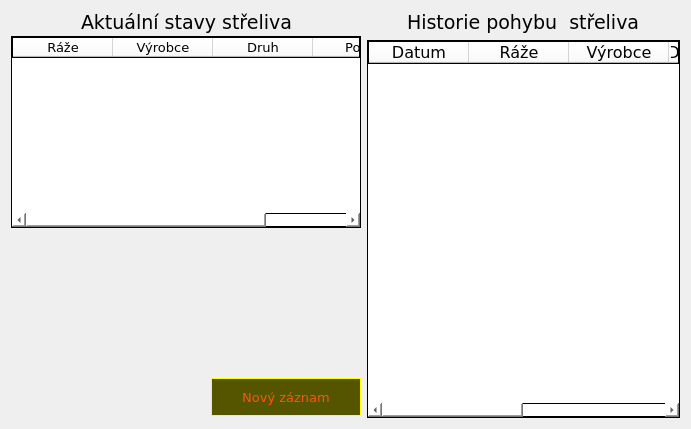
        <widget class="QWidget" name="tab_pistol">
         <property name="sizePolicy">
          <sizepolicy hsizetype="Fixed" vsizetype="Fixed">
           <horstretch>0</horstretch>
           <verstretch>0</verstretch>
          </sizepolicy>
         </property>
         <attribute name="title">
          <string>Pistolové</string>
         </attribute>
         <layout class="QFormLayout" name="formLayout">
          <item row="0" column="0">
           <layout class="QVBoxLayout" name="verticalLayout_13" stretch="0,0">
            <property name="spacing">
             <number>0</number>
            </property>
            <property name="sizeConstraint">
             <enum>QLayout::SetFixedSize</enum>
            </property>
            <property name="rightMargin">
             <number>0</number>
            </property>
            <property name="bottomMargin">
             <number>2</number>
            </property>
            <item>
             <layout class="QVBoxLayout" name="verticalLayout_9">
              <property name="spacing">
               <number>2</number>
              </property>
              <item>
               <layout class="QHBoxLayout" name="horizontalLayout_25">
                <item>
                 <spacer name="horizontalSpacer_28">
                  <property name="orientation">
                   <enum>Qt::Horizontal</enum>
                  </property>
                  <property name="sizeHint" stdset="0">
                   <size>
                    <width>40</width>
                    <height>20</height>
                   </size>
                  </property>
                 </spacer>
                </item>
                <item>
                 <widget class="QLabel" name="label_30">
                  <property name="font">
                   <font>
                    <family>Verdana</family>
                    <pointsize>14</pointsize>
                   </font>
                  </property>
                  <property name="text">
                   <string>Aktuální stavy střeliva</string>
                  </property>
                 </widget>
                </item>
                <item>
                 <spacer name="horizontalSpacer_29">
                  <property name="orientation">
                   <enum>Qt::Horizontal</enum>
                  </property>
                  <property name="sizeHint" stdset="0">
                   <size>
                    <width>40</width>
                    <height>20</height>
                   </size>
                  </property>
                 </spacer>
                </item>
               </layout>
              </item>
              <item>
               <widget class="QTableWidget" name="TW_Ammo_Pistol_Current">
                <property name="enabled">
                 <bool>true</bool>
                </property>
                <property name="sizePolicy">
                 <sizepolicy hsizetype="Expanding" vsizetype="Expanding">
                  <horstretch>0</horstretch>
                  <verstretch>0</verstretch>
                 </sizepolicy>
                </property>
                <property name="minimumSize">
                 <size>
                  <width>350</width>
                  <height>0</height>
                 </size>
                </property>
                <property name="maximumSize">
                 <size>
                  <width>350</width>
                  <height>16777215</height>
                 </size>
                </property>
                <property name="font">
                 <font>
                  <family>Verdana</family>
                  <pointsize>10</pointsize>
                 </font>
                </property>
                <property name="styleSheet">
                 <string notr="true">border: 1px solid black;
background-color: rgb(255, 255, 255);</string>
                </property>
                <attribute name="verticalHeaderVisible">
                 <bool>false</bool>
                </attribute>
                <column>
                 <property name="text">
                  <string>Ráže</string>
                 </property>
                </column>
                <column>
                 <property name="text">
                  <string>Výrobce</string>
                 </property>
                </column>
                <column>
                 <property name="text">
                  <string>Druh</string>
                 </property>
                </column>
                <column>
                 <property name="text">
                  <string>Počet</string>
                 </property>
                </column>
               </widget>
              </item>
             </layout>
            </item>
            <item>
             <layout class="QVBoxLayout" name="verticalLayout_12">
              <item>
               <spacer name="verticalSpacer_3">
                <property name="orientation">
                 <enum>Qt::Vertical</enum>
                </property>
                <property name="sizeType">
                 <enum>QSizePolicy::Preferred</enum>
                </property>
                <property name="sizeHint" stdset="0">
                 <size>
                  <width>20</width>
                  <height>150</height>
                 </size>
                </property>
               </spacer>
              </item>
              <item>
               <layout class="QHBoxLayout" name="horizontalLayout_32">
                <property name="sizeConstraint">
                 <enum>QLayout::SetFixedSize</enum>
                </property>
                <item>
                 <spacer name="horizontalSpacer_42">
                  <property name="orientation">
                   <enum>Qt::Horizontal</enum>
                  </property>
                  <property name="sizeType">
                   <enum>QSizePolicy::Fixed</enum>
                  </property>
                  <property name="sizeHint" stdset="0">
                   <size>
                    <width>200</width>
                    <height>38</height>
                   </size>
                  </property>
                 </spacer>
                </item>
                <item>
                 <widget class="QPushButton" name="PB_Ammo_Pistol_NewRecord">
                  <property name="sizePolicy">
                   <sizepolicy hsizetype="Preferred" vsizetype="Preferred">
                    <horstretch>0</horstretch>
                    <verstretch>0</verstretch>
                   </sizepolicy>
                  </property>
                  <property name="font">
                   <font>
                    <family>Verdana</family>
                    <pointsize>10</pointsize>
                   </font>
                  </property>
                  <property name="styleSheet">
                   <string notr="true">border: 1px solid yellow;

background-color: rgb(85, 85, 0);
color: rgb(255, 85, 0);

</string>
                  </property>
                  <property name="text">
                   <string>Nový záznam</string>
                  </property>
                 </widget>
                </item>
               </layout>
              </item>
             </layout>
            </item>
           </layout>
          </item>
          <item row="0" column="1">
           <layout class="QVBoxLayout" name="verticalLayout_11">
            <property name="sizeConstraint">
             <enum>QLayout::SetFixedSize</enum>
            </property>
            <property name="rightMargin">
             <number>0</number>
            </property>
            <item>
             <layout class="QHBoxLayout" name="horizontalLayout_26">
              <item>
               <spacer name="horizontalSpacer_31">
                <property name="orientation">
                 <enum>Qt::Horizontal</enum>
                </property>
                <property name="sizeHint" stdset="0">
                 <size>
                  <width>40</width>
                  <height>20</height>
                 </size>
                </property>
               </spacer>
              </item>
              <item>
               <widget class="QLabel" name="label_21">
                <property name="font">
                 <font>
                  <family>Verdana</family>
                  <pointsize>14</pointsize>
                 </font>
                </property>
                <property name="text">
                 <string>Historie pohybu  střeliva</string>
                </property>
               </widget>
              </item>
              <item>
               <spacer name="horizontalSpacer_30">
                <property name="orientation">
                 <enum>Qt::Horizontal</enum>
                </property>
                <property name="sizeHint" stdset="0">
                 <size>
                  <width>40</width>
                  <height>20</height>
                 </size>
                </property>
               </spacer>
              </item>
             </layout>
            </item>
            <item>
             <widget class="QTableWidget" name="TW_Ammo_Pistol">
              <property name="sizePolicy">
               <sizepolicy hsizetype="Minimum" vsizetype="Expanding">
                <horstretch>0</horstretch>
                <verstretch>21</verstretch>
               </sizepolicy>
              </property>
              <property name="minimumSize">
               <size>
                <width>80</width>
                <height>123</height>
               </size>
              </property>
              <property name="baseSize">
               <size>
                <width>20</width>
                <height>18</height>
               </size>
              </property>
              <property name="font">
               <font>
                <family>Verdana</family>
                <pointsize>12</pointsize>
               </font>
              </property>
              <property name="styleSheet">
               <string notr="true">border: 1px solid black;



background-color: rgb(255, 255, 255);</string>
              </property>
              <attribute name="verticalHeaderVisible">
               <bool>false</bool>
              </attribute>
              <column>
               <property name="text">
                <string>Datum</string>
               </property>
              </column>
              <column>
               <property name="text">
                <string>Ráže</string>
               </property>
              </column>
              <column>
               <property name="text">
                <string>Výrobce</string>
               </property>
              </column>
              <column>
               <property name="text">
                <string>Druh munice</string>
               </property>
              </column>
              <column>
               <property name="text">
                <string>Počet</string>
               </property>
              </column>
              <column>
               <property name="text">
                <string>Akce</string>
               </property>
              </column>
             </widget>
            </item>
           </layout>
          </item>
         </layout>
        </widget>
